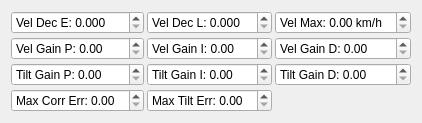
              <widget class="QWidget" name="tab_8">
               <attribute name="icon">
                <iconset resource="resources.qrc">
                 <normaloff>:/models/Icons/Gyroscope-96.png</normaloff>:/models/Icons/Gyroscope-96.png</iconset>
               </attribute>
               <attribute name="title">
                <string/>
               </attribute>
               <attribute name="toolTip">
                <string>Dead Reckoning</string>
               </attribute>
               <layout class="QGridLayout" name="gridLayout_2">
                <property name="spacing">
                 <number>3</number>
                </property>
                <item row="3" column="1">
                 <widget class="QDoubleSpinBox" name="confMaxTiltErrorBox">
                  <property name="prefix">
                   <string>Max Tilt Err: </string>
                  </property>
                  <property name="singleStep">
                   <double>0.010000000000000</double>
                  </property>
                 </widget>
                </item>
                <item row="2" column="1">
                 <widget class="QDoubleSpinBox" name="confTiltGainIBox">
                  <property name="prefix">
                   <string>Tilt Gain I: </string>
                  </property>
                  <property name="singleStep">
                   <double>0.010000000000000</double>
                  </property>
                 </widget>
                </item>
                <item row="2" column="2">
                 <widget class="QDoubleSpinBox" name="confTiltGainDBox">
                  <property name="prefix">
                   <string>Tilt Gain D: </string>
                  </property>
                  <property name="singleStep">
                   <double>0.010000000000000</double>
                  </property>
                 </widget>
                </item>
                <item row="3" column="0">
                 <widget class="QDoubleSpinBox" name="confMaxCorrErrorBox">
                  <property name="prefix">
                   <string>Max Corr Err: </string>
                  </property>
                  <property name="singleStep">
                   <double>0.010000000000000</double>
                  </property>
                 </widget>
                </item>
                <item row="1" column="2">
                 <widget class="QDoubleSpinBox" name="confVelGainDBox">
                  <property name="prefix">
                   <string>Vel Gain D: </string>
                  </property>
                  <property name="singleStep">
                   <double>0.010000000000000</double>
                  </property>
                 </widget>
                </item>
                <item row="2" column="0">
                 <widget class="QDoubleSpinBox" name="confTiltGainPBox">
                  <property name="prefix">
                   <string>Tilt Gain P: </string>
                  </property>
                  <property name="singleStep">
                   <double>0.010000000000000</double>
                  </property>
                 </widget>
                </item>
                <item row="1" column="0">
                 <widget class="QDoubleSpinBox" name="confVelGainPBox">
                  <property name="prefix">
                   <string>Vel Gain P: </string>
                  </property>
                  <property name="singleStep">
                   <double>0.010000000000000</double>
                  </property>
                 </widget>
                </item>
                <item row="1" column="1">
                 <widget class="QDoubleSpinBox" name="confVelGainIBox">
                  <property name="prefix">
                   <string>Vel Gain I: </string>
                  </property>
                  <property name="singleStep">
                   <double>0.010000000000000</double>
                  </property>
                 </widget>
                </item>
                <item row="0" column="1">
                 <widget class="QDoubleSpinBox" name="confVelDecayLBox">
                  <property name="prefix">
                   <string>Vel Dec L: </string>
                  </property>
                  <property name="decimals">
                   <number>3</number>
                  </property>
                  <property name="singleStep">
                   <double>0.010000000000000</double>
                  </property>
                 </widget>
                </item>
                <item row="0" column="2">
                 <widget class="QDoubleSpinBox" name="confVelMaxBox">
                  <property name="prefix">
                   <string>Vel Max: </string>
                  </property>
                  <property name="suffix">
                   <string> km/h</string>
                  </property>
                 </widget>
                </item>
                <item row="0" column="0">
                 <widget class="QDoubleSpinBox" name="confVelDecayEBox">
                  <property name="prefix">
                   <string>Vel Dec E: </string>
                  </property>
                  <property name="decimals">
                   <number>3</number>
                  </property>
                  <property name="singleStep">
                   <double>0.010000000000000</double>
                  </property>
                 </widget>
                </item>
                <item row="4" column="0">
                 <spacer name="verticalSpacer_3">
                  <property name="orientation">
                   <enum>Qt::Vertical</enum>
                  </property>
                  <property name="sizeType">
                   <enum>QSizePolicy::MinimumExpanding</enum>
                  </property>
                  <property name="sizeHint" stdset="0">
                   <size>
                    <width>20</width>
                    <height>0</height>
                   </size>
                  </property>
                 </spacer>
                </item>
               </layout>
              </widget>
